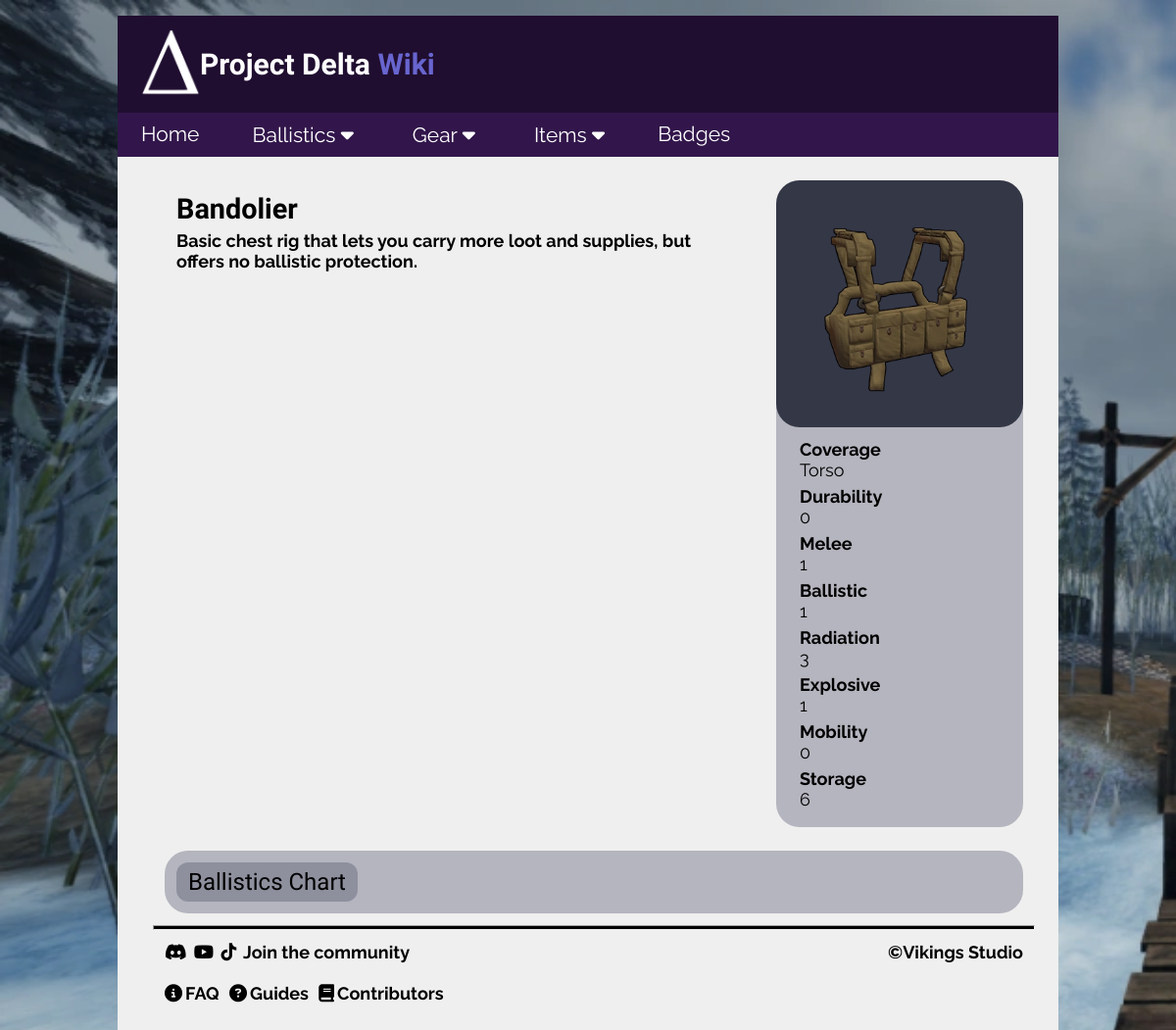
The app's page /rig/1 with its own data.
### tables this page shows
CREATE TABLE chest_rigs (id INTEGER PRIMARY KEY, name TEXT, durability INTEGER, melee INTEGER, ballistic INTEGER, radiation INTEGER, explosive INTEGER, mobility INTEGER, coverage TEXT, storage INTEGER, description TEXT, image TEXT);

### Flask/routes.py (the view)
@app.route("/rig/<int:id>")  # route for chest rigs
def rig(id):
    ballistics = {}
    conn = sqlite3.connect('delta.db')
    cur = conn.cursor()
    cur.execute("SELECT * FROM chest_rigs WHERE chest_rigs.id = ?", (id,))
    results = cur.fetchone()
    index_range_handler(results)  # check for list index out of range error
    cur.execute('SELECT damage, penetration, name, image, id FROM ammunition')
    ammunition = cur.fetchall()
    for ammo in range(len(ammunition)):
        if ammunition[ammo][1] < results[4]:
            ballistics[ammunition[ammo][2]] = (
                floor(ammunition[ammo][0] * ammunition[ammo][1] / results[4]),
                ammunition[ammo][3],
                ceil(100 / floor(ammunition[ammo][0] * ammunition[ammo][1] / results[4])),
                ammunition[ammo][4])
        else:  # if penetration > protection, store damage without calculation
            ballistics[ammunition[ammo][2]] = (
                int(ammunition[ammo][0]),
                ammunition[ammo][3],
                ceil(100 / ammunition[ammo][0]),
                ammunition[ammo][4])
    conn.close()
    return render_template('detail/rig.html',
                           rig=results,
                           ammunition=ammunition,
                           ballistics=ballistics,
                           title=results[1])

### Flask/routes.py (called while the page is built)
def index_range_handler(results):  # call for any dynamic route that uses ID
    if not results:
        abort(404)  # if index doesn't exist, abort(404) instead of crashing

### Flask/templates/detail/rig.html
{% extends "partials/layout.html" %}
{% block content %}
<div class="topic">
    <div>
        <h3>{{rig[1]}}</h3>
        <h5>{{rig[10]}}</h5>
    </div>
        <div class="topic-box">
            <img src="/static/images/gear/chest_rigs/{{rig[11]}}" class="topic-icon">
            <h6 class="topic-row">Coverage <br> <span class="lighter">{{rig[8]}}</span></h6>
            <h6 class="topic-row">Durability <br> <span class="lighter">{{rig[2]}}</span></h6>
            <h6 class="topic-row">Melee <br> <span class="lighter">{{rig[3]}}</span></h6>
            <h6 class="topic-row">Ballistic <br> <span class="lighter">{{rig[4]}}</span></h6>
            <h6 class="topic-row">Radiation <br> <span class="lighter">{{rig[5]}}</span></h6>
            <h6 class="topic-row">Explosive <br> <span class="lighter">{{rig[6]}}</span></h6>
            <h6 class="topic-row">Mobility <br> <span class="lighter">{{rig[7]}}</span></h6>
            <h6 class="topic-row">Storage <br> <span class="lighter">{{rig[9]}}</span></h6>
        </div>
</div>
{% include 'partials/armor_chart.html' %}
{% endblock %}

### Flask/static/css/style.css (style rules this page uses)
body { background-image: url("../images/background.png"); background-repeat: no-repeat; background-size: cover; background-attachment: fixed; margin: 0; font-family: "Raleway"; }
.lighter { font-weight: lighter; }
h3 { color: black; font-size: 2.4vw; margin-top: 1vw; margin-left: 2vw; font-family: 'Bungee'; }
h5 { display: block; color: black; font-size: 1.5vw; margin: -2vw 5vw 0 2vw; }
h6 { color: black; font-size: 1.5vw; text-align: left; margin: 0 0 0.5vw 2vw; transition-duration: 0.3s; }
.topic { display: flex; margin: 2vw 4vw 2vw 3vw; flex: 1 1 auto; }
.topic-box { display: flex; flex-direction: column; background-color: #b4b5be; border-radius: 2vw; padding-bottom: 1vw; margin: 0 0 auto auto; }
.topic-icon { display: block; width: 15vw; height: 15vw; padding: 3vw; background-color: #343746; border-radius: 2vw; margin-bottom: 1vw; transition-duration: 0.3s; }
.topic-row { display: block }

### records on screen
chest_rigs: name "Bandolier", description "Basic chest rig that lets you carry more loot and supplies, but offers no ballistic protection.", image (picture), coverage "Torso", durability "0", melee "1", ballistic "1", radiation "3", explosive "1", mobility "0", storage "6"
